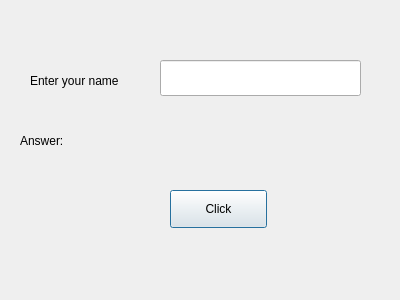
<?xml version="1.0" encoding="UTF-8"?>
<ui version="4.0">
 <class>Dialog</class>
 <widget class="QDialog" name="Dialog">
  <property name="geometry">
   <rect>
    <x>0</x>
    <y>0</y>
    <width>400</width>
    <height>300</height>
   </rect>
  </property>
  <property name="windowTitle">
   <string>Dialog</string>
  </property>
  <widget class="QLabel" name="labelName">
   <property name="geometry">
    <rect>
     <x>30</x>
     <y>70</y>
     <width>121</width>
     <height>22</height>
    </rect>
   </property>
   <property name="text">
    <string>Enter your name</string>
   </property>
  </widget>
  <widget class="QLabel" name="labelAnswer">
   <property name="geometry">
    <rect>
     <x>20</x>
     <y>130</y>
     <width>81</width>
     <height>22</height>
    </rect>
   </property>
   <property name="text">
    <string>Answer:</string>
   </property>
  </widget>
  <widget class="QLineEdit" name="lineEditName">
   <property name="geometry">
    <rect>
     <x>160</x>
     <y>60</y>
     <width>201</width>
     <height>36</height>
    </rect>
   </property>
  </widget>
  <widget class="QPushButton" name="ButtonClickMe">
   <property name="geometry">
    <rect>
     <x>170</x>
     <y>190</y>
     <width>97</width>
     <height>38</height>
    </rect>
   </property>
   <property name="text">
    <string>Click</string>
   </property>
  </widget>
  <widget class="QLabel" name="labelResponse">
   <property name="geometry">
    <rect>
     <x>110</x>
     <y>130</y>
     <width>271</width>
     <height>22</height>
    </rect>
   </property>
   <property name="text">
    <string/>
   </property>
  </widget>
 </widget>
 <resources/>
 <connections/>
</ui>
